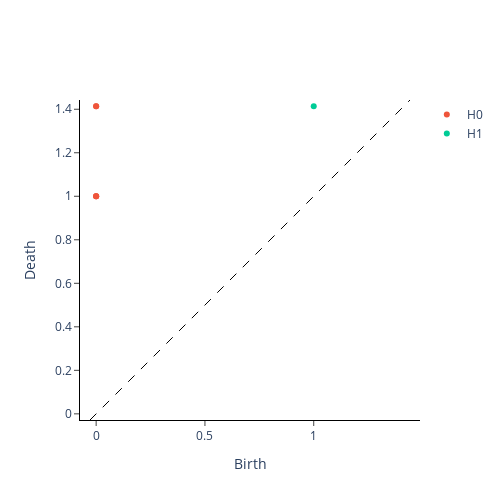

Notebook code for this chart:
### Code cell
from gtda.plotting import plot_diagram

plot_diagram(diagrams_basic[0])

### Figure 1 — Plotly figure (JSON) as saved in the notebook; plotly's stock layout.template omitted (floating-point values rounded to 4 significant figures)
{"data": [{"hoverinfo": "none", "line": {"color": "black", "dash": "dash", "width": 1}, "mode": "lines", "showlegend": false, "type": "scatter", "x": [-0.02828, 1.442], "y": [-0.02828, 1.442]}, {"hoverinfo": "text", "hovertext": ["(0.0, 1.0), multiplicity: 3", "(0.0, 1.0), multiplicity: 3", "(0.0, 1.0), multiplicity: 3", "(0.0, 1.4142135381698608), multiplicity: 2", "(0.0, 1.4142135381698608), multiplicity: 2"], "mode": "markers", "name": "H0", "type": "scatter", "x": [0, 0, 0, 0, 0], "y": [1, 1, 1, 1.414, 1.414]}, {"hoverinfo": "text", "hovertext": ["(1.0, 1.4142135381698608)"], "mode": "markers", "name": "H1", "type": "scatter", "x": [1], "y": [1.414]}, {"hoverinfo": "text", "hovertext": [], "mode": "markers", "name": "H2", "type": "scatter", "x": [], "y": []}], "layout": {"height": 500, "plot_bgcolor": "white", "width": 500, "xaxis": {"autorange": false, "exponentformat": "e", "linecolor": "black", "linewidth": 1, "mirror": false, "range": [-0.02828, 1.442], "showexponent": "all", "showline": true, "side": "bottom", "ticks": "outside", "title": {"text": "Birth"}, "type": "linear", "zeroline": true}, "yaxis": {"autorange": false, "exponentformat": "e", "linecolor": "black", "linewidth": 1, "mirror": false, "range": [-0.02828, 1.442], "scaleanchor": "x", "scaleratio": 1, "showexponent": "all", "showline": true, "side": "left", "ticks": "outside", "title": {"text": "Death"}, "type": "linear", "zeroline": true}}}
